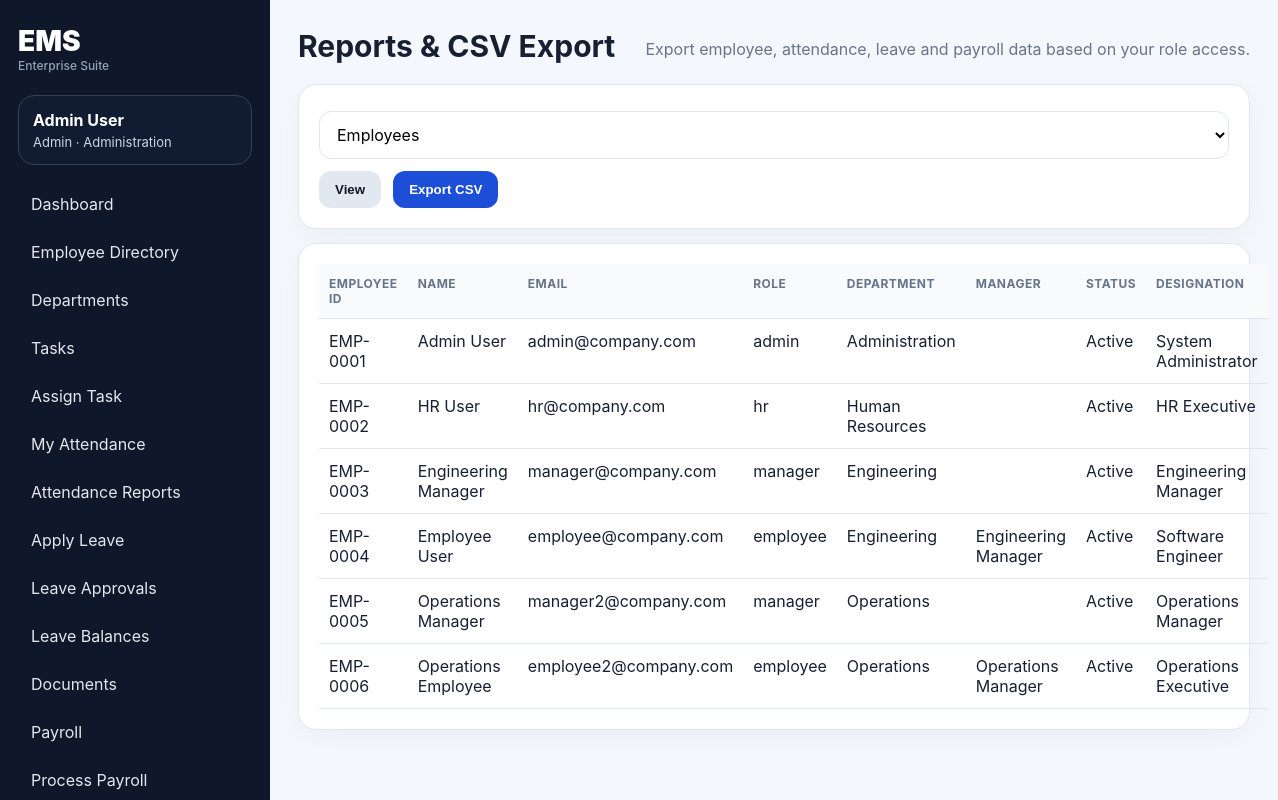
The app's page /reports/ (signed in) with its own data.
### ems/models.py (models this page shows, shortened)
class UserProfile(models.Model):
    userId = models.CharField('Employee ID', max_length=80, unique=True)
    username = models.CharField(max_length=100, unique=True)
    password = models.CharField(max_length=255)
    role = models.CharField(max_length=20, choices=ROLE_CHOICES, default='employee')
    full_name = models.CharField(max_length=160, blank=True)
    email = models.EmailField(unique=True)
    phone = models.CharField(max_length=30, blank=True)
    designation = models.CharField(max_length=100, blank=True)
    department = models.ForeignKey(Department, null=True, blank=True, on_delete=models.SET_NULL, related_name='employees')
    manager = models.ForeignKey('self', null=True, blank=True, on_delete=models.SET_NULL, related_name='team_members')
    date_joined = models.DateField(default=timezone.localdate)
    employment_status = models.CharField(max_length=30, choices=EMPLOYMENT_STATUS, default='Active')
    work_location = models.CharField(max_length=120, default='Head Office')
    experience = models.IntegerField(default=0)
    skillset = models.JSONField(default=list, blank=True)
    leaveBalance = models.IntegerField(default=12)
    leaveTakenThisYear = models.IntegerField(default=0)
    salary_ctc = models.DecimalField(max_digits=12, decimal_places=2, default=0)
    bank_name = models.CharField(max_length=120, blank=True)
    account_last4 = models.CharField(max_length=4, blank=True)
    projectWorkingOn = models.CharField(max_length=200, blank=True)
    emergency_contact = models.CharField(max_length=120, blank=True)
    createdAt = models.DateTimeField(auto_now_add=True)
    last_login_at = models.DateTimeField(null=True, blank=True)
    failed_login_attempts = models.IntegerField(default=0)
    must_change_password = models.BooleanField(default=False)
    updatedAt = models.DateTimeField(auto_now=True)
    @property
    def display_name(self):
        return self.full_name or self.username

class Department(models.Model):
    name = models.CharField(max_length=120, unique=True)
    code = models.CharField(max_length=20, unique=True)
    head = models.CharField(max_length=120, blank=True)
    location = models.CharField(max_length=120, blank=True)
    created_at = models.DateTimeField(auto_now_add=True)

### ems/views.py (the view, shortened to what this page needs)
# urls.py: path('reports/', views.reports, name='reports'),
@role_required('admin','hr','manager')
def reports(request):
    user = request.profile
    report_type = request.GET.get('type', 'employees')
    export = request.GET.get('export') == 'csv'
    if report_type == 'attendance':
        rows = Attendance.objects.select_related('user','user__department').order_by('-date')
        headers = ['Employee ID','Name','Department','Date','Check In','Check Out','Status','Mode']
        if user.role == 'manager': rows = rows.filter(user__manager=user)
        data = [[r.user.userId, r.user.display_name, r.user.department.name if r.user.department else '', r.date, r.checkIn or '', r.checkOut or '', r.status, r.work_mode] for r in rows]
    else:
        rows = managed_employee_queryset(user, include_self=True)
        headers = ['Employee ID','Name','Email','Role','Department','Manager','Status','Designation']
        data = [[r.userId, r.display_name, r.email, r.role, r.department.name if r.department else '', r.manager.display_name if r.manager else '', r.employment_status, r.designation] for r in rows]
    return render(request, 'ems/reports.html', base_context(request, report_type=report_type, headers=headers, data=data[:200]))

### ems/views.py (called while the page is built, shortened)
def ensure_leave_balances(user):
    year = timezone.localdate().year
    for leave_type, opening in [('Casual Leave', 12), ('Sick Leave', 8), ('Earned Leave', 12)]:
        LeaveBalance.objects.get_or_create(
            employee=user,
            year=year,
            leave_type=leave_type,
            defaults={'opening_balance': opening, 'credited': 0, 'used': 0, 'adjusted': 0},
        )

def current_user(request):
    uid = request.session.get('profile_id')
    return UserProfile.objects.filter(id=uid).first() if uid else None

def login_required(view):
    @wraps(view)
    def wrapper(request, *args, **kwargs):
        seed_defaults()
        user = current_user(request)
        if not user:
            messages.warning(request, 'Please login first.')
            return redirect('login')
        request.profile = user
        return view(request, *args, **kwargs)
    return wrapper

def role_required(*roles):
    def decorator(view):
        @wraps(view)
        @login_required
        def wrapper(request, *args, **kwargs):
            if request.profile.role not in roles:
                messages.error(request, 'You do not have permission to access this page.')
                return redirect('dashboard')
            return view(request, *args, **kwargs)
        return wrapper
    return decorator

def base_context(request, **kwargs):
    data = {'me': getattr(request, 'profile', current_user(request))}
    data.update(kwargs)
    return data

def managed_employee_queryset(user, include_self=False):
    qs = UserProfile.objects.select_related('department', 'manager').order_by('userId')
    if user.role in ['admin', 'hr']:
        return qs

### ems/templates/ems/reports.html (shortened to what this page needs)
{% extends 'ems/base.html' %}{% block title %}Reports{% endblock %}{% block content %}
<div class="page-head"><h1>Reports & CSV Export</h1><p>Export employee, attendance, leave and payroll data based on your role access.</p></div>
<form class="card filters" method="get"><select name="type"><option value="employees" {% if report_type == 'employees' %}selected{% endif %}>Employees</option></select><button class="btn">View</button><button class="btn primary" name="export" value="csv">Export CSV</button></form>
<div class="card"><table><tr>{% for h in headers %}<th>{{ h }}</th>{% endfor %}</tr>{% for row in data %}<tr>{% for col in row %}<td>{{ col }}</td>{% endfor %}</tr>{% empty %}<tr><td>No report data.</td></tr>{% endfor %}</table></div>
{% endblock %}

### ems/templates/ems/base.html (shortened to what this page needs)
{% load static %}
<!doctype html>
<html lang="en">
<head>
  <link rel="stylesheet" href="{% static 'ems/style.css' %}">
</head>
<body>
{% if me %}
<aside class="sidebar">
  <div class="brand"><span>EMS</span><small>Enterprise Suite</small></div>
  <div class="userbox"><b>{{ me.display_name }}</b><span>{{ me.role|title }} · {{ me.department.name|default:'No Dept' }}</span></div>
  <nav>
    <a href="{% url 'dashboard' %}">Dashboard</a>
    <a href="{% url 'employees' %}">Employee Directory</a>
    {% if me.role == 'admin' or me.role == 'hr' %}<a href="{% url 'departments' %}">Departments</a>{% endif %}
    <a href="{% url 'tasks' %}">Tasks</a>
    {% if me.role != 'employee' %}<a href="{% url 'task_assign' %}">Assign Task</a>{% endif %}
    <a href="{% url 'attendance' %}">My Attendance</a>
    {% if me.role != 'employee' %}<a href="{% url 'attendance_reports' %}">Attendance Reports</a>{% endif %}
    <a href="{% url 'leave_apply' %}">Apply Leave</a>
    <a href="{% url 'leaves' %}">Leave Approvals</a>
    <a href="{% url 'leave_balances' %}">Leave Balances</a>
    <a href="{% url 'documents' %}">Documents</a>
    <a href="{% url 'payroll' %}">Payroll</a>
    {% if me.role == 'admin' or me.role == 'hr' %}
      <a href="{% url 'payroll_assign' %}">Process Payroll</a>
    {% endif %}
  </nav>
</aside>
{% endif %}
<main class="main {% if not me %}auth-main{% endif %}">
  {% block content %}{% endblock %}
</main>
</body>
</html>

### ems/static/ems/style.css (style rules this page uses)
:root { --bg:#f4f7fb;--panel:#fff;--text:#172033;--muted:#68758a;--primary:#1d4ed8;--primary2:#0f172a;--border:#dfe6f0;--success:#15803d;--danger:#b91c1c;--warn:#b45309 }
* { box-sizing:border-box }
body { margin:0;font-family:Inter,Segoe UI,Arial,sans-serif;background:var(--bg);color:var(--text) }
a { color:var(--primary);text-decoration:none }
.sidebar { position:fixed;left:0;top:0;bottom:0;width:270px;background:#0f172a;color:white;padding:24px 18px;overflow:auto }
.brand { font-size:28px;font-weight:900;margin-bottom:22px }
.brand small { display:block;font-size:12px;color:#94a3b8;font-weight:500 }
.userbox { padding:14px;border:1px solid #334155;border-radius:16px;margin-bottom:18px;background:#111c33 }
.userbox b,.userbox span { display:block }
.userbox span { color:#cbd5e1;font-size:13px;margin-top:4px }
.sidebar nav { display:grid;gap:6px }
.sidebar nav a { color:#e5e7eb;padding:11px 13px;border-radius:12px }
.main { margin-left:270px;padding:28px;min-height:100vh }
input,select,textarea { width:100%;padding:12px 13px;border:1px solid var(--border);border-radius:12px;background:#fff;margin-top:6px;font:inherit }
.page-head { display:flex;align-items:center;justify-content:space-between;margin-bottom:20px;gap:20px }
.page-head h1 { margin:0;font-size:30px }
.page-head p { margin:6px 0 0;color:var(--muted) }
.card,.panel { background:var(--panel);border:1px solid var(--border);border-radius:18px;box-shadow:0 8px 28px #0f172a0a }
.card { padding:20px }
.btn,button { border:0;border-radius:12px;background:#e2e8f0;color:#0f172a;padding:11px 16px;font-weight:800;cursor:pointer }
.btn.primary,button.primary { background:var(--primary);color:white }
.filters,.inline-form { display:flex;gap:12px;align-items:end;flex-wrap:wrap;margin-bottom:14px }
table { width:100%;border-collapse:collapse }
th,td { padding:12px 10px;border-bottom:1px solid var(--border);text-align:left;vertical-align:top }
th { font-size:12px;text-transform:uppercase;letter-spacing:.04em;color:#64748b;background:#f8fafc }
small { color:var(--muted) }

### records on screen
UserProfile: display_name "Admin User", role "Admin", department.name "Administration", row "EMP-0001" "Admin User" "admin@company.com" "admin" "Active" "System Administrator"
Department: row "Administration"
UserProfile: row "EMP-0002" "HR User" "hr@company.com" "hr" "Active" "HR Executive"
Department: row "Human Resources"
UserProfile: row "EMP-0003" "Engineering Manager" "manager@company.com" "manager" "Active" "Engineering Manager" "Engineering Manager"
Department: row "Engineering" "Engineering"
UserProfile: row "EMP-0004" "Employee User" "employee@company.com" "employee" "Active" "Software Engineer"
UserProfile: row "EMP-0005" "Operations Manager" "manager2@company.com" "manager" "Active" "Operations Manager" "Operations Manager"
Department: row "Operations" "Operations"
UserProfile: row "EMP-0006" "Operations Employee" "employee2@company.com" "employee" "Active" "Operations Executive"

### other values on screen
{{ h }} "EMPLOYEE ID" "NAME" "EMAIL" "ROLE" "DEPARTMENT" "MANAGER" "STATUS" "DESIGNATION"
